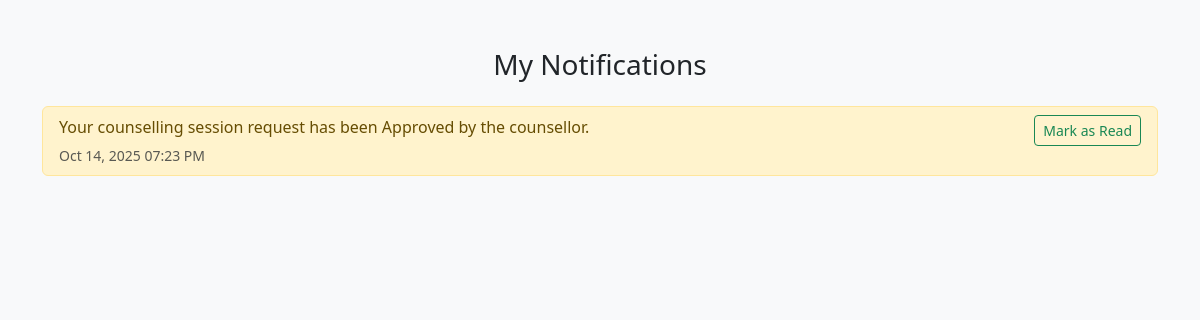
Before: /student_notifications.php (signed in) with the older database file.
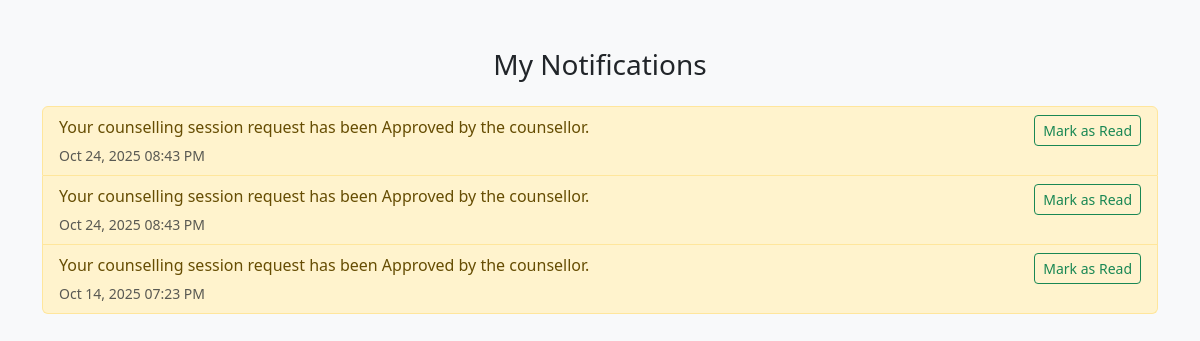
After: the same page with the newer database file.
### tables this page shows
CREATE TABLE `notifications` (
  `id` int(10) UNSIGNED NOT NULL,
  `user_id` int(10) UNSIGNED NOT NULL,
  `user_type` enum('student','admin') NOT NULL,
  `message` text NOT NULL,
  `is_read` tinyint(1) DEFAULT 0,
  `created_at` timestamp NOT NULL DEFAULT current_timestamp()
);

### student_notifications.php (the view, shortened to what this page needs)
<?php
require 'db.php';
$student_id = $_SESSION['user_id'];
$stmt = $pdo->prepare("SELECT * FROM notifications WHERE user_id = ? AND user_type = 'student' ORDER BY created_at DESC");
$stmt->execute([$student_id]);
$notifications = $stmt->fetchAll(PDO::FETCH_ASSOC);
?>
<!DOCTYPE html>
<html lang="en">
<head>
    <link rel="stylesheet" href="https://cdn.jsdelivr.net/npm/bootstrap@5.3.2/dist/css/bootstrap.min.css">
</head>
<body class="bg-light">
<div class="container mt-5">
    <h3 class="mb-4 text-center">My Notifications</h3>
    <?php if (count($notifications) > 0): ?>
        <div class="list-group">
            <?php foreach ($notifications as $note): ?>
                <div class="list-group-item d-flex justify-content-between align-items-start
                    <?php echo $note['is_read'] ? '' : 'list-group-item-warning'; ?>">
                    <div>
                        <p class="mb-1"><?php echo htmlspecialchars($note['message']); ?></p>
                        <small class="text-muted">
                            <?php echo date('M d, Y h:i A', strtotime($note['created_at'])); ?>
                        </small>
                    </div>
                    <?php if (!$note['is_read']): ?>
                        <form action="mark_notification_read.php" method="POST">
                            <button class="btn btn-sm btn-outline-success">Mark as Read</button>
                        </form>
                    <?php endif; ?>
                </div>
            <?php endforeach; ?>
        </div>
    <?php else: ?>
        <div class="alert alert-info text-center">No notifications yet.</div>
    <?php endif; ?>
</div>
</body>
</html>

Changed rows visible on the page:
added notifications: message "Your counselling session request has been Approved by the counsellor.", created_at "Oct 24, 2025 08:43 PM"
added notifications: message "Your counselling session request has been Approved by the counsellor.", created_at "Oct 24, 2025 08:43 PM"
